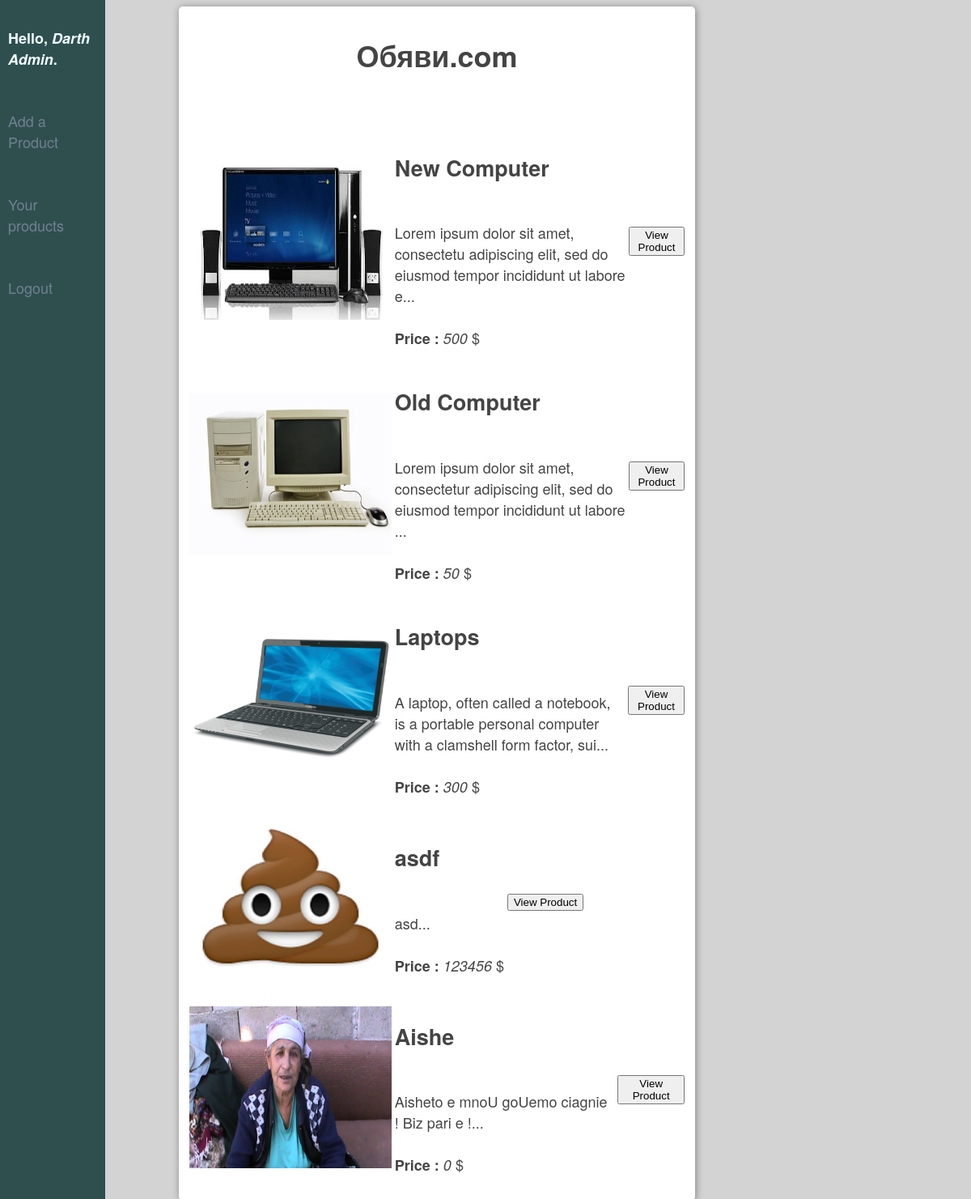
/index.php (signed in), run on the app's committed database.
### tables this page shows
CREATE TABLE IF NOT EXISTS `users` (
  `id` int(10) NOT NULL,
  `username` varchar(255) NOT NULL,
  `email` varchar(255) NOT NULL,
  `password` varchar(255) NOT NULL,
  `name` varchar(255) NOT NULL
);

CREATE TABLE IF NOT EXISTS `ads` (
  `id` int(10) NOT NULL,
  `img_path` varchar(255) NOT NULL,
  `img_name` varchar(255) NOT NULL,
  `ad_name` varchar(255) NOT NULL,
  `description` text NOT NULL,
  `price` int(10) NOT NULL,
  `usr_id` int(10) NOT NULL
);

### login/session.php (called while the page is built, shortened)
<?php
require_once('dbconnect.php');
$user_check = $_SESSION['login_user'];
$name_sql = mysqli_query($connection, "SELECT name FROM users WHERE username='$user_check'");
$row_name = mysqli_fetch_assoc($name_sql);
$name_db = $row_name['name'];
?>

### index.php (the view, shortened to what this page needs)
<?php
require('/login/session.php');
?>
<!Doctype HTML>
<html>
<head>
<link rel="stylesheet" type="text/css" href="style.css">
</head>
<body>
    <form id="container">
<?php
include("sidebar.php");
$ads_query=$connection->query('SELECT id, img_path, img_name, ad_name, description, price FROM `ads` '.$addsql);
	while ( ($row=$ads_query->fetch_assoc()) !== null) {
		extract($row);
		if($_GET[view]== $id){
			echo "<div class='ob_ins'>
                  <h1>".$ad_name."</h1>
				  <br><br>
				  <img src=".$img_path.'/'.$img_name."><br>
				  <b>Price:</b> ".$price."$<br>
				  <b>Product description:</b><br>".$description."<br>
				  <a href =". 'index.php' .">Return to Home Page</a>
                  </div>
				 ";
		} else {
			echo "<div class='ob_out'>
                <p>
				<table>
					<th>
						<img src=".$img_path.''.$img_name.">
					</th>
					<td>
						<h2>". $ad_name ."</h2><br>
						". $description = substr($description,0,100).'...' ."<br><br>
						<b>Price :</b> <i>". $price ."</i> $<br>
					</td>
					<td>
						<button type='submit' name='view' value='".$id."'>View Product</button>
					</td>
				</table>
			</p>
            </div>";
    	}
    }
?>
</form>
</body>
</html>

### sidebar.php
<?php
    echo "<h1 id='Head_Ob'><a id='Head_Ob' href=".'index.php'.">Обяви.com</a></h1><br>
    <nav class='vertical'>";
            if(isset($_SESSION['login_user'])){
                echo "<h4 id='Hello'>Hello, <i>". $name_db ."</i>.</h4><br>
	<ul>
        <li><a href=". 'add.php'.">Add a Product</a></li><br>
        <li><a href=". '/obqvi/edit.php'.">Your products</a></li><br>
        <li><a href=". '/obqvi/login/logout.php'.">Logout</a></li>
    </ul>";
            } else {
                echo "<ul><li id=".register."><a href=". '/obqvi/login/index.php' .">Login Here<br>to add a Product</a></li></ul>";
            }
?>
</nav>

### style.css (style rules this page uses)
body { background: lightgrey; color: #444; -webkit-font-smoothing: antialiased; font-family: 'Helvetica Neue', sans-serif; font-size: 18px; font-weight: 400; height: auto !important; height: 100%; min-height: 100%; text-rendering: optimizeLegibility; padding-right: 10%; }
* { box-sizing: border-box; }
.vertical { position: fixed; padding: 10px; top: 0; left: 0; height: 100%; width: 130px; background: darkslategray; transition: width ease .5s; }
.vertical ul { list-style: none; margin: 0; padding: 0; }
.vertical ul li { margin-bottom: 25px; }
.vertical a { color: slategrey; text-decoration: none; border-bottom: 1px solid transparent; transition: color ease .35s, border-bottom-color ease .35s; }
#Hello { color: azure; }
#Head_Ob { text-decoration: none; color: #444; text-align: center; transition: color ease .5s; }
#container { background-color: white; box-shadow: 1px 1px 10px grey; border-radius: 5px; margin: auto; padding: 10px; width: 60%; column-span: 50; padding: 10px; position:relative; transition:margin-left ease .5s; // fluid transition when resizing }
img { width:250px; height:200px; }
td { //width:400px; }

### data on the page
users: name "Darth Admin"
ads: img_path+img_name (picture), ad_name "New Computer", description "Lorem ipsum dolor sit amet, consectetu adipiscing elit, sed do eiusmod tempor incididunt ut labore e", price "500", $id 1 (drawn)
ads: img_path+img_name (picture), ad_name "Old Computer", description "Lorem ipsum dolor sit amet, consectetur adipiscing elit, sed do eiusmod tempor incididunt ut labore", price "50", $id 2 (drawn)
ads: img_path+img_name (picture), ad_name "Laptops", description "A laptop, often called a notebook, is a portable personal computer with a clamshell form factor, sui", price "300", $id 3 (drawn)
ads: img_path+img_name (picture), ad_name "asdf", description "asd", price "123456", $id 4 (drawn)
ads: img_path+img_name (placeholder picture), ad_name "Aishe", description "Aisheto e mnoU goUemo ciagnie ! Biz pari e !", price "0", $id 5 (drawn)
